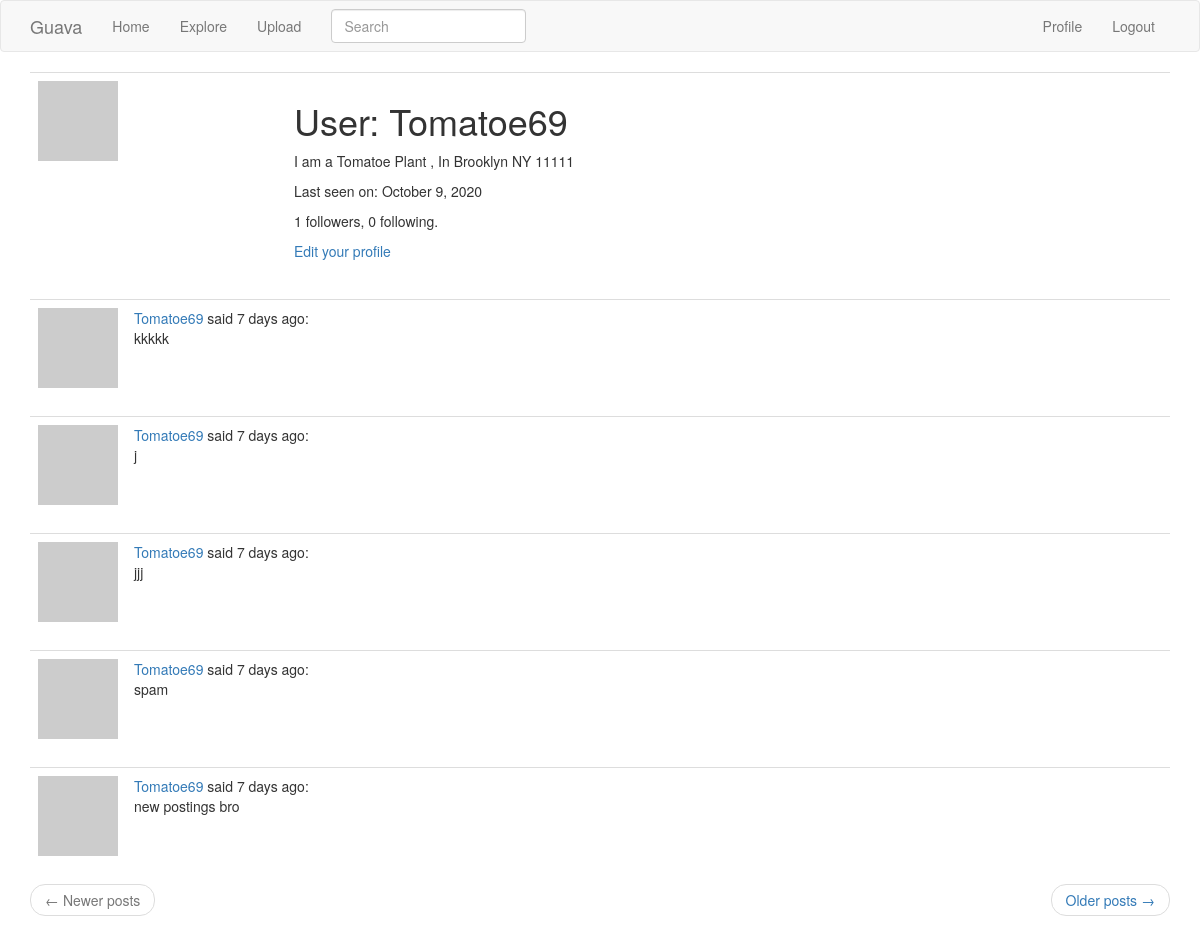
Page /user/Tomatoe69 (signed in) on the earlier database version.
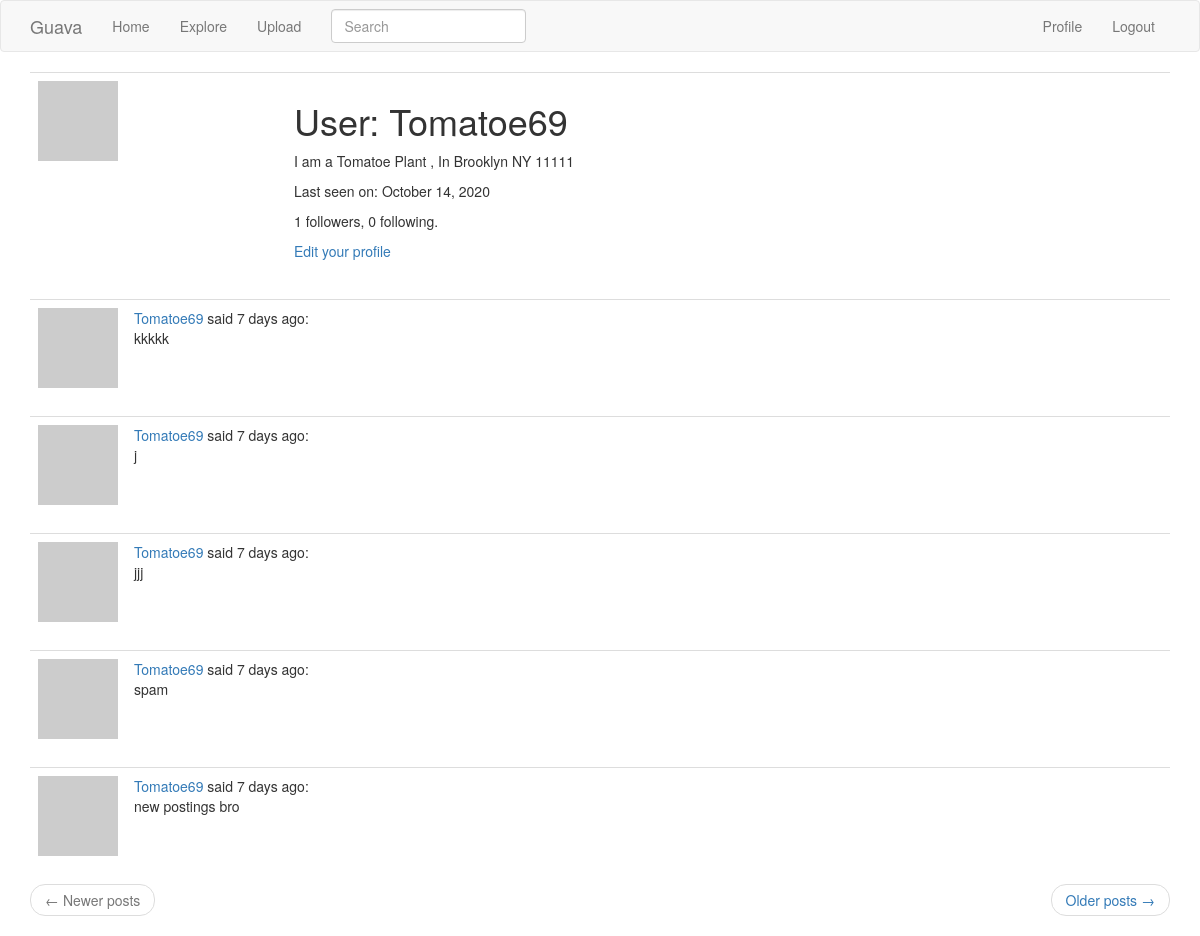
Same page on the later database version.
### notapp/models.py (models this page shows, shortened)
class User(UserMixin, db.Model):
    id = db.Column(db.Integer, primary_key=True)
    username = db.Column(db.String(64), index=True, unique=True)
    email = db.Column(db.String(120), index=True, unique=True)
    password_hash = db.Column(db.String(128))
    posts = db.relationship('Post', backref='author', lazy='dynamic')
    gps = db.relationship('FileContents', backref='author', lazy='dynamic')
    about_me = db.Column(db.String(140))
    last_seen = db.Column(db.DateTime, default=datetime.utcnow)
    searchable = ['username']
    def avatar(self, size):
        digest = md5(self.email.lower().encode('utf-8')).hexdigest()
        return 'https://www.gravatar.com/avatar/{}?d=identicon&s={}'.format(
            digest, size)
    followed = db.relationship(
        'User', secondary=followers,
        primaryjoin=(followers.c.follower_id == id),
        secondaryjoin=(followers.c.followed_id == id),
        backref=db.backref('followers', lazy='dynamic'), lazy='dynamic')

class SearchableMixin(object):
    @classmethod
    def before_commit(cls, session):
        session._changes = {
            'add': list(session.new),
            'update': list(session.dirty),
            'delete': list(session.deleted)
        }
    @classmethod
    def after_commit(cls, session):
        for obj in session._changes['add']:
            if isinstance(obj, SearchableMixin):
                add_to_index(obj.__tablename__, obj)
        for obj in session._changes['update']:
            if isinstance(obj, SearchableMixin):
                add_to_index(obj.__tablename__, obj)
        for obj in session._changes['delete']:
            if isinstance(obj, SearchableMixin):
                remove_from_index(obj.__tablename__, obj)
        session._changes = None

class Post(SearchableMixin, db.Model):
    __searchable__ = ['body']
    id = db.Column(db.Integer, primary_key=True)
    body = db.Column(db.String(140))
    timestamp = db.Column(db.DateTime, index=True, default=datetime.utcnow)
    user_id = db.Column(db.Integer, db.ForeignKey('user.id'))

### notapp/routes.py (the view)
@app.route('/user/<username>')
@login_required
def user(username):
    user = User.query.filter_by(username=username).first_or_404()
    page = request.args.get('page', 1, type=int)
    posts = user.posts.order_by(Post.timestamp.desc()).paginate(
        page, app.config['POSTS_PER_PAGE'], False)
    next_url = url_for('user', username=user.username, page=posts.next_num) \
        if posts.has_next else None
    prev_url = url_for('user', username=user.username, page=posts.prev_num) \
        if posts.has_prev else None
    form = EmptyForm()
    return render_template('user.html', user=user, posts=posts.items,
                           next_url=next_url, prev_url=prev_url, form=form)

### notapp/forms.py
class SearchForm(FlaskForm):
    q = StringField(('Search'), validators=[DataRequired()])
    def __init__(self, *args, **kwargs):
        if 'formdata' not in kwargs:
            kwargs['formdata'] = request.args
        if 'csrf_enabled' not in kwargs:
            kwargs['csrf_enabled'] = False
        super(SearchForm, self).__init__(*args, **kwargs)

class EmptyForm(FlaskForm):
    submit = SubmitField('Submit')

### notapp/models.py (called while the page is built)
@login.user_loader
def load_user(id):
    return User.query.get(int(id))

### notapp/routes.py (called while the page is built)
@app.before_request
def before_request():
    if current_user.is_authenticated:
        current_user.last_seen = datetime.utcnow()
        db.session.commit()
        g.search_form = SearchForm()

### notapp/templates/user.html (shortened to what this page needs)
{% extends "base.html" %}
{% block app_content %}
<table class="table table-hover">
    <tr>
        <td width="256px"><img src="{{ user.avatar(256) }}"></td>
        <td>
            <h1>User: {{ user.username }}</h1>
            {% if user.about_me %}<p>{{ user.about_me }}</p>{% endif %}
            {% if user.last_seen %}
            <p>Last seen on: {{ moment(user.last_seen).format('LL') }}</p>
            {% endif %}
            <p>{{ user.followers.count() }} followers, {{ user.followed.count() }} following.</p>
            {% if user == current_user %}
            <p><a href="{{ url_for('edit_profile') }}">Edit your profile</a></p>
            {% endif %}
        </td>
    </tr>
</table>
{% for post in posts %}
{% include '_post.html' %}
{% endfor %}
<nav aria-label="...">
    <ul class="pager">
        <li class="previous{% if not prev_url %} disabled{% endif %}">
            <a href="{{ prev_url or '#' }}">
                <span aria-hidden="true">&larr;</span> Newer posts
            </a>
        </li>
        <li class="next{% if not next_url %} disabled{% endif %}">
            <a href="{{ next_url or '#' }}">
                Older posts <span aria-hidden="true">&rarr;</span>
            </a>
        </li>
    </ul>
</nav>
{% endblock %}

### notapp/templates/base.html (shortened to what this page needs)
{% extends 'bootstrap/base.html' %}
{% block navbar %}
<nav class="navbar navbar-default">
    <div class="container">
        <div class="navbar-header">
            <a class="navbar-brand" href="{{ url_for('index') }}">Guava</a>
        </div>
        <div class="collapse navbar-collapse" id="bs-example-navbar-collapse-1">
            <ul class="nav navbar-nav">
                <li><a href="{{ url_for('index') }}">Home</a></li>
                <li><a href="{{ url_for('explore') }}">Explore</a></li>
                <li><a href="{{ url_for('activities') }}">Upload</a></li>
            </ul>
            {% if g.search_form %}
            <form class="navbar-form navbar-left" method="get" action="{{ url_for('search') }}">
                <div class="form-group">
                    {{ g.search_form.q(size=20, class='form-control',
                        placeholder=g.search_form.q.label.text) }}
                </div>
            </form>
            {% endif %}
            <ul class="nav navbar-nav navbar-right">
                {% if current_user.is_anonymous %}
                <li><a href="{{ url_for('login') }}">Login</a></li>
                {% else %}
                <li><a href="{{ url_for('user', username=current_user.username) }}">Profile</a></li>
                <li><a href="{{ url_for('logout') }}">Logout</a></li>
                {% endif %}
            </ul>
        </div>
    </div>
</nav>
{% endblock %}
{% block content %}
<div class="container">
    {% block app_content %}{% endblock %}
</div>
{% endblock %}

### notapp/templates/_post.html
<table class="table table-hover">
    <tr>
        <td width="70px">
            <a href="{{ url_for('user', username=post.author.username) }}">
                <img src="{{ post.author.avatar(70) }}" />
            </a>
        </td>
        <td>
            <a href="{{ url_for('user', username=post.author.username) }}">
                {{ post.author.username }}
            </a>
            said {{ moment(post.timestamp).fromNow() }}:
            <br>
            {{ post.body }}
        </td>
    </tr>
</table>

Differences in the rows shown:
changed User "Tomatoe69": last_seen "October 9, 2020" → "October 14, 2020"
